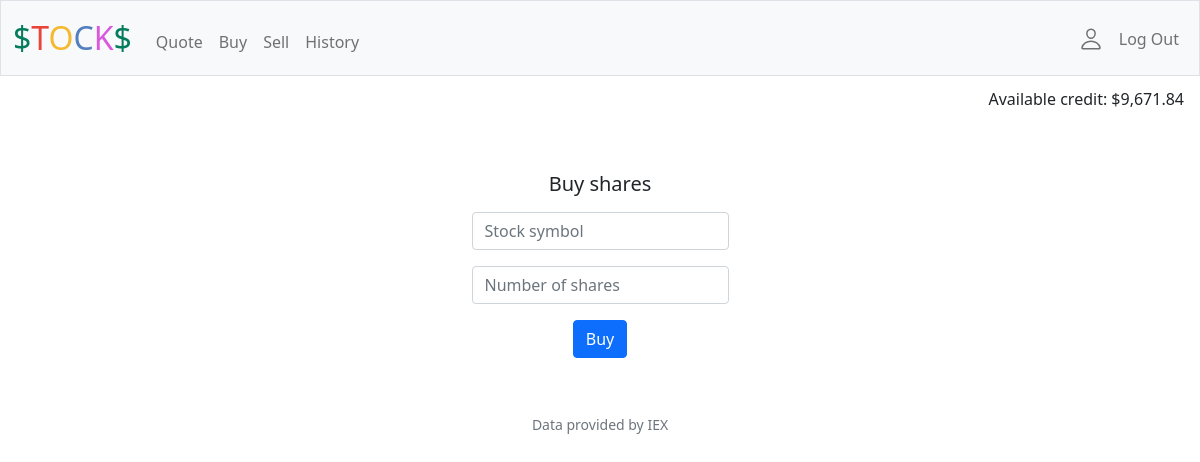
The page /buy (signed in) on the database as committed earlier.
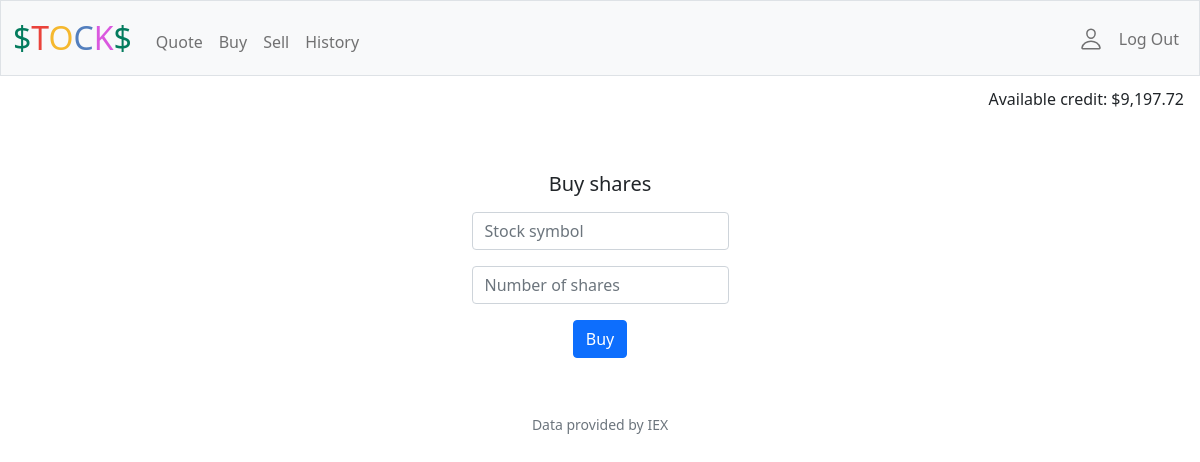
The same page on the database as committed later.
### tables this page shows
CREATE TABLE users (
            id INTEGER, 
            username TEXT NOT NULL, 
            hash TEXT NOT NULL, 
            cash NUMERIC NOT NULL DEFAULT 10000.00, 
            PRIMARY KEY(id));

### app/views/views_buy.py (the view, shortened to what this page needs)
@app.route("/buy", methods=["GET", "POST"])
@login_required
def buy():
    id = session.get("user_id")
    conn = get_db_connection()
    cur = conn.cursor()
    cur.execute("SELECT cash FROM users WHERE id = (?)", (id,))
    user_credit = cur.fetchone()[0]
    if request.method == "GET":
        return render_template("buy.html", user_credit=user_credit)

### app/__init__.py (called while the page is built)
def get_db_connection():
    conn = sqlite3.connect("finance.db", isolation_level=None)
    conn.row_factory = sqlite3.Row
    return conn

@app.after_request
def after_request(response):
    response.headers["Cache-Control"] = "no-cache, no-store, must-revalidate"
    response.headers["Expires"] = 0
    response.headers["Pragma"] = "no-cache"
    return response

### app/helpers.py (called while the page is built)
def login_required(f):
    @wraps(f)
    def decorated_function(*args, **kwargs):
        if session.get("user_id") is None:
            return redirect("/login")
        return f(*args, **kwargs)
    return decorated_function

def usd(value):
    return f"${value:,.2f}"

### app/templates/buy.html (shortened to what this page needs)
{% extends "layout.html" %}
{% block main %}
    <br>
    <h6 class="fw-light topright">Available credit: {{ user_credit | usd }}</h6>
    <br>
    <h5 class="fw-light">Buy shares</p>
    <form action="/buy" method="post">
        <div class="mb-3">
            <input autocomplete="off" autofocus class="form-control fw-light mx-auto w-auto" id="symbol" name="symbol" placeholder="Stock symbol" type="text">
        </div>
        <div class="mb-3">
            <input autocomplete="off" autofocus class="form-control fw-light mx-auto w-auto" id="shares" name="shares" placeholder="Number of shares" type="text">
        </div>
        <button class="btn btn-primary fw-light" type="submit">Buy</button>
    </form>
{% endblock %}

Rows that differ between the two databases and show on the page:
changed users: cash "$9,671.84" → "$9,197.72"
